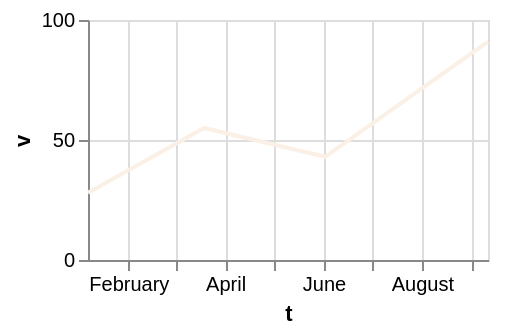

The specification (Vega-Lite) saved for this image:
### Vega-Lite specification from a JSON file in a GitHub repository (floating-point values rounded to 4 significant figures)
{"$schema": "https://vega.github.io/schema/vega-lite/v6.json", "width": 200, "height": 120, "data": {"values": [{"c": "alpha", "v": 28, "w": 3, "t": "2024-01-07"}, {"c": "beta", "v": 55, "w": 7, "t": "2024-03-19"}, {"c": "gamma", "v": 43, "w": 5, "t": "2024-06-02"}, {"c": "delta", "v": 91, "w": 9, "t": "2024-09-11"}]}, "mark": {"type": "line", "stroke": "linen"}, "encoding": {"x": {"field": "t", "type": "temporal"}, "y": {"field": "v", "type": "quantitative"}}}
